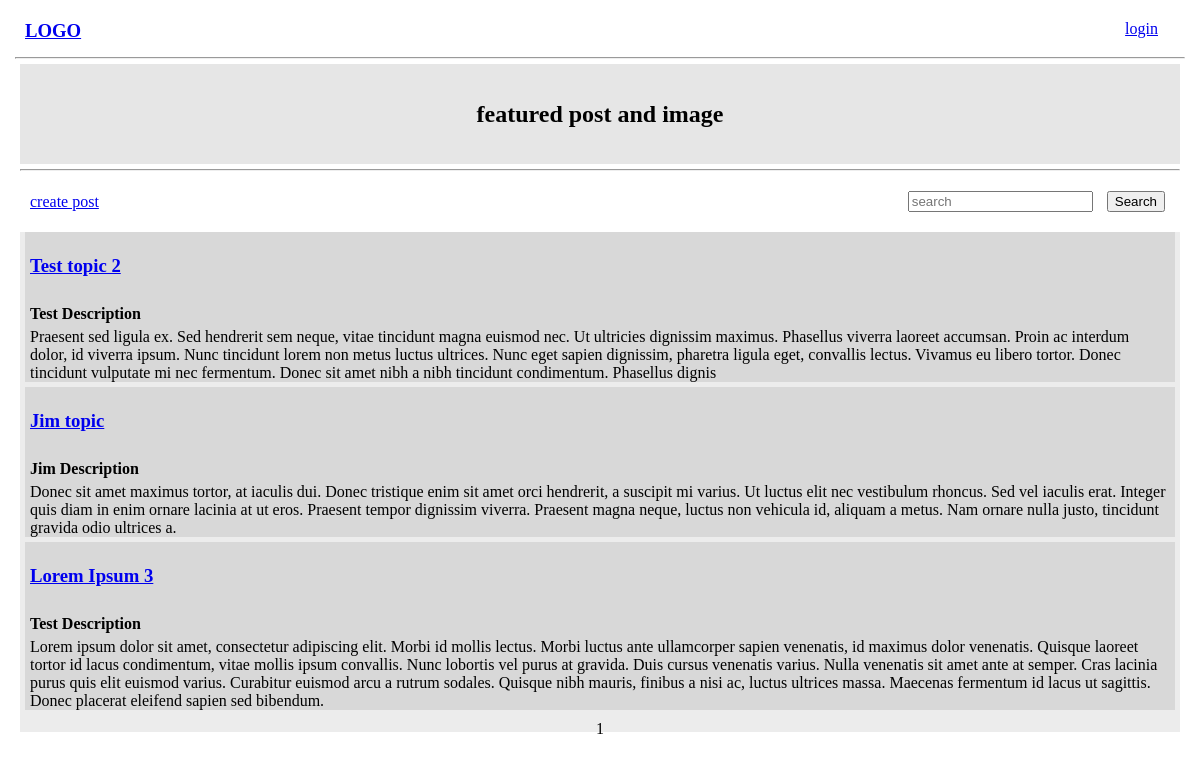
Before: / with the older database file.
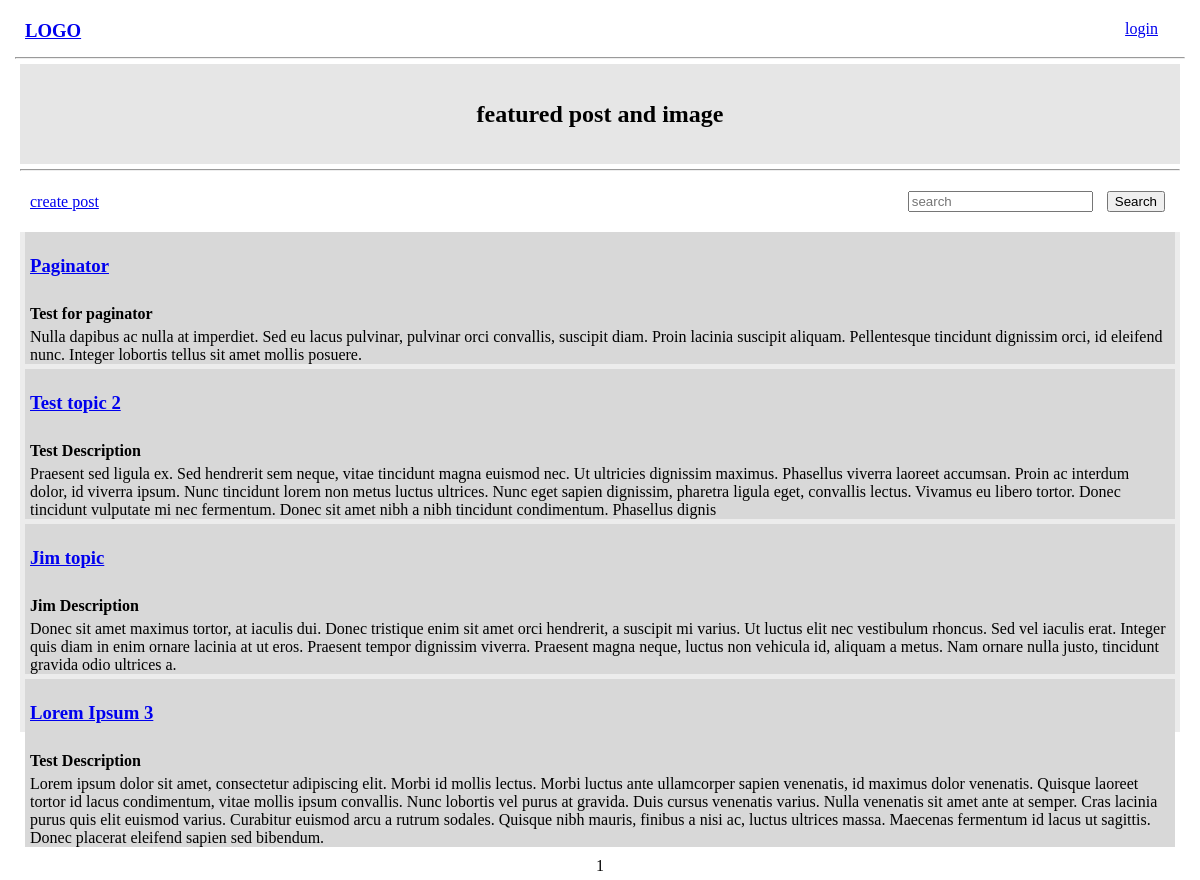
After: the same page with the newer database file.
### base/models.py (models this page shows, shortened)
class Post(models.Model):
    author = models.ForeignKey(User, on_delete=models.CASCADE)
    topic = models.CharField(max_length=200)
    description = models.CharField(max_length=400)
    body = RichTextField(blank=True, null=True)
    post_date = models.DateTimeField(auto_now_add=True)
    likes = models.ManyToManyField(User, through='Like', related_name='liked_posts')

### base/views.py (the view)
# urls.py: path('', views.home, name='home'),
def home(request):
  search_posts = request.GET.get('search')
  if search_posts:
    posts = Post.objects.filter(Q(topic__icontains=search_posts) | Q(author__name__icontains=search_posts)).order_by('-post_date')
  else:
    posts = Post.objects.all().order_by('-post_date')
  paginator = Paginator(posts, 9)
  page_number = request.GET.get('page')
  page_obj = paginator.get_page(page_number)
  context = { 'page_obj':page_obj}
  return render(request, 'base/home.html', context)

### base/templates/base/home.html (shortened to what this page needs)
{% extends 'main.html' %} {% block content %}
<main>
  <div class="home-featured">
    <h2>featured post and image</h2>
  </div>
  <hr />
  <div class="create-search">
    <div>
      <a href="{% url 'create-post' %}">create post</a>
    </div>
    <div class="search-posts">
      <form action="{% url 'home' %}">
        <input name="search" type="search" id="search-home" placeholder="search" />
        <button type="submit">Search</button>
      </form>
    </div>
  </div>
  <div class="posts-container">
    {% for post in page_obj %}
    <div class="post-container">
      <a href="{% url 'post-details' pk=post.id %}">
        <h3>{{post.topic}}</h3>
      </a>
      <h4>{{post.description}}</h4>
      <p>{{post.body|safe}}</p>
    </div>
    {% endfor %}
    <div class="paginator">
      {% for num in page_obj.paginator.page_range %}
      {% if page_obj.number == num %}
      <span class="current-page">{{ num }}</span>
      {% else %}
      <a href="?search={{ search_posts }}&page={{ num }}">{{ num }}</a>
      {% endif %}
      {% endfor %}
    </div>
  </div>
</main>
{% endblock content %}

### templates/main.html (shortened to what this page needs)
{% load static %}
<!DOCTYPE html>
<html lang="en">
  <head>
    <link rel="stylesheet" href="{% static 'css/main.css' %}" />
  </head>
  <body>
    {% include 'navbar.html' %}
    <hr />
    {% block content %} {% endblock content %}
  </body>
</html>

### templates/navbar.html
<div class="nav-container">
  <a href="/">
    <h3>LOGO</h3>
  </a>
  {% if request.user.is_authenticated %}
  <div class="nav-profile">
    <a class="nav-user-profile" href="{% url 'user-profile' request.user.id%}">
      <p>{{request.user.name}}</p>
    </a>
    <a href="{% url 'logout' %}" class="login">
      <p>logout</p>
    </a>
  </div>
  {% else %}
  <div class="nav-profile">
    <a href="{% url 'login' %}" class="login">
      <p>login</p>
    </a>
    {% endif %}
  </div>
</div>

### static/css/main.css (style rules this page uses)
* { margin: 5px; }
.nav-container { display: grid; grid-template-columns: 1fr 1fr; }
.nav-profile { display: grid; grid-template-columns: 1fr 1fr; justify-self: end; }
.nav-profile a { margin-top: 0px; position: absolute; right: 2em }
.home-featured { height: 100px; display: flex; align-items: center; justify-content: center; background-color: rgb(230, 230, 230); }
.create-search { display: flex; align-items: center; justify-content: space-between; }
.posts-container { height: 500px; background-color: rgb(236, 236, 236); }
.post-container { background-color: rgb(216, 216, 216); }
.paginator { display: flex; align-items: center; justify-content: center; }

Changed rows visible on the page:
added Post: topic "Paginator", description "Test for paginator", body "Nulla dapibus ac nulla at imperdiet. Sed eu lacus pulvinar, pulvinar orci convallis, suscipit diam. Proin lacinia suscipit aliquam. Pellentesque tincidunt dignissim orci, id eleifend nunc. Integer lobortis tellus sit amet mollis posuere."
